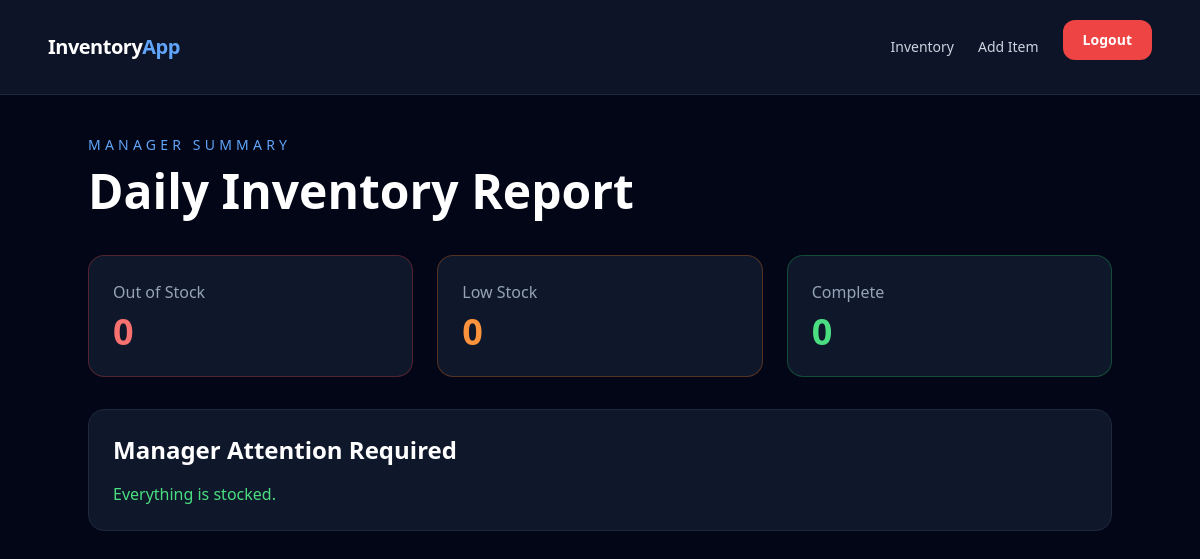
The page /inventory/daily-report/ (signed in) on the database as committed earlier.
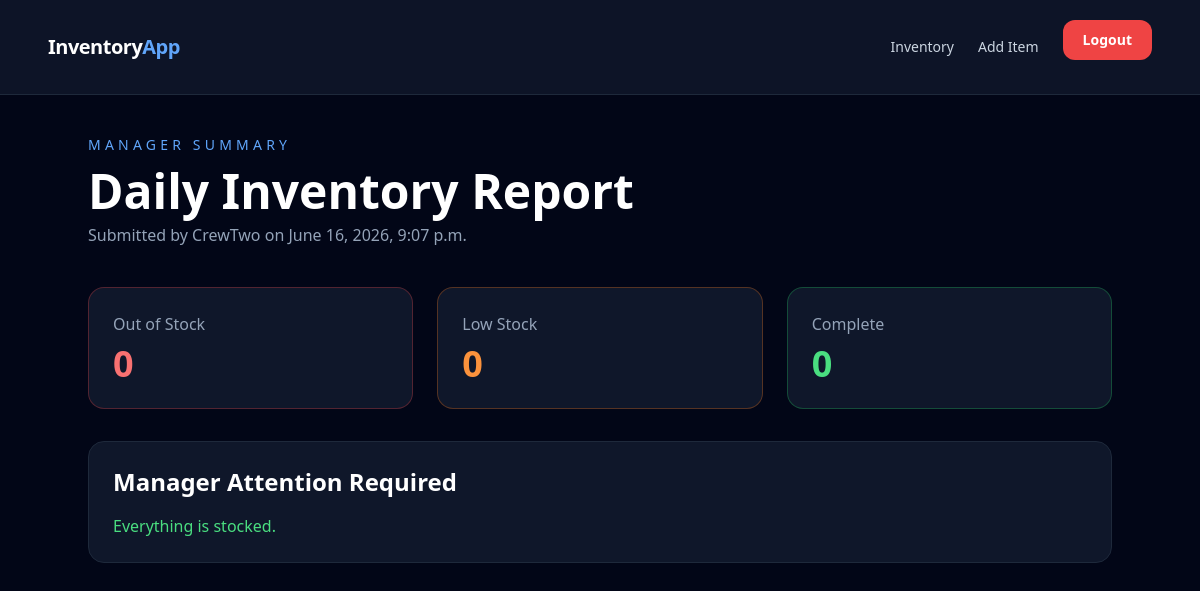
The same page on the database as committed later.
### inventory/models.py (models this page shows, shortened)
class DailyReport(models.Model):
    submitted_by = models.ForeignKey(User, on_delete=models.CASCADE)
    submitted_at = models.DateTimeField(auto_now_add=True)
    notes = models.TextField(blank=True)

### inventory/views.py (the view, shortened to what this page needs)
# urls.py: path("daily-report/", views.daily_report, name="daily_report"),
@login_required
def daily_report(request):
    items = InventoryItem.objects.all()
    out_of_stock = []
    low_stock = []
    complete = []
    latest_report = DailyReport.objects.order_by("-submitted_at").first()
    return render(request, "inventory/daily_report.html", {
        "items": items,
        "out_of_stock": out_of_stock,
        "low_stock": low_stock,
        "complete": complete,
        "latest_report": latest_report,
    })

### templates/inventory/daily_report.html
{% extends "base.html" %}
{% block content %}
<section class="mx-auto max-w-5xl">
    <div class="mb-10">
        <p class="text-sm uppercase tracking-[0.3em] text-blue-400">
            Manager Summary
        </p>
        <h1 class="mt-3 text-5xl font-bold text-white">
            Daily Inventory Report
        </h1>
        {% if latest_report %}
            <p class="mt-2 text-slate-400">
                Submitted by {{ latest_report.submitted_by }} on {{ latest_report.submitted_at }}
            </p>
        {% endif %}
    </div>
    <div class="mb-8 grid gap-6 md:grid-cols-3">
        <div class="rounded-2xl border border-red-500/30 bg-slate-900 p-6">
            <p class="text-slate-400">Out of Stock</p>
            <h2 class="mt-2 text-4xl font-bold text-red-400">
                {{ out_of_stock|length }}
            </h2>
        </div>
        <div class="rounded-2xl border border-orange-500/30 bg-slate-900 p-6">
            <p class="text-slate-400">Low Stock</p>
            <h2 class="mt-2 text-4xl font-bold text-orange-400">
                {{ low_stock|length }}
            </h2>
        </div>
        <div class="rounded-2xl border border-green-500/30 bg-slate-900 p-6">
            <p class="text-slate-400">Complete</p>
            <h2 class="mt-2 text-4xl font-bold text-green-400">
                {{ complete|length }}
            </h2>
        </div>
    </div>
    <section class="rounded-2xl border border-slate-800 bg-slate-900 p-6">
        <h2 class="mb-4 text-2xl font-bold text-white">
            Manager Attention Required
        </h2>
        {% if out_of_stock or low_stock %}
            <ul class="space-y-3">
                {% for item in out_of_stock %}
                    <li class="rounded-xl bg-red-500/10 p-4 text-red-300">
                        {{ item.item_name }} is out of stock.
                    </li>
                {% endfor %}
                {% for item in low_stock %}
                    <li class="rounded-xl bg-orange-500/10 p-4 text-orange-300">
                        {{ item.item_name }} needs {{ item.quantity_needed }} more.
                    </li>
                {% endfor %}
            </ul>
        {% else %}
            <p class="text-green-400">
                Everything is stocked.
            </p>
        {% endif %}
    </section>
</section>
{% endblock %}

Rows that differ between the two databases and show on the page:
added DailyReport: submitted_by "CrewTwo", submitted_at "June 16, 2026, 9:07 p.m."
Other text that changed with them:
text now shown: "Submitted by on"
